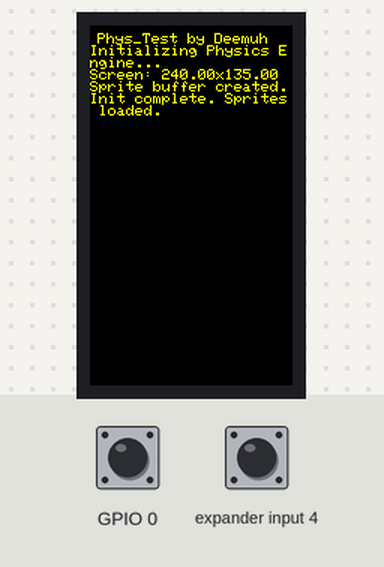
This sketch was run on a simulated ESP32-S3. On the bench: 135×240 colour display. The test bench sets the inputs (shaded band); at power-on: GPIO 0 HIGH, expander input 4 HIGH.

Above: at 0.2 s.
At 1.41 s:
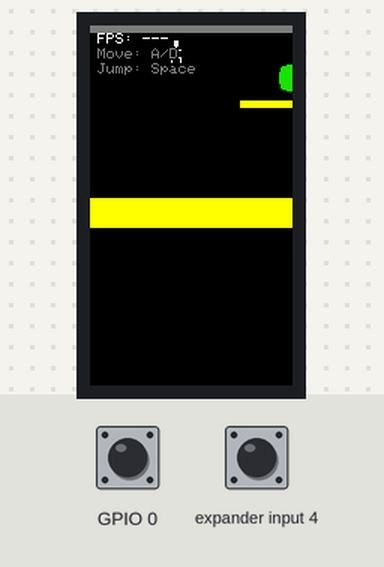
At 2.4 s:
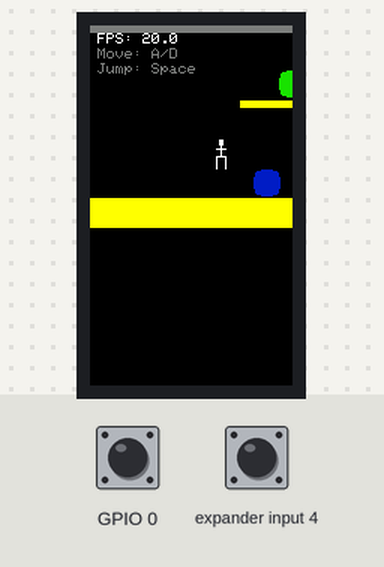
At 3.01 s:
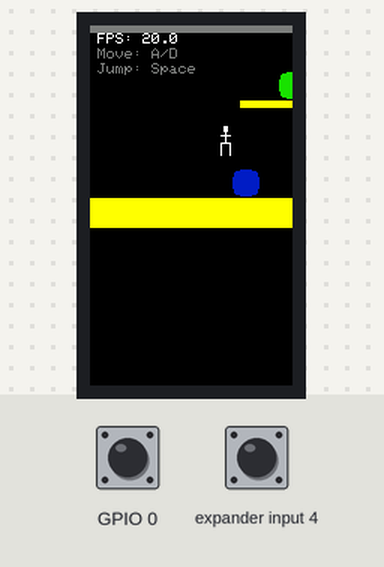
At 3.56 s:
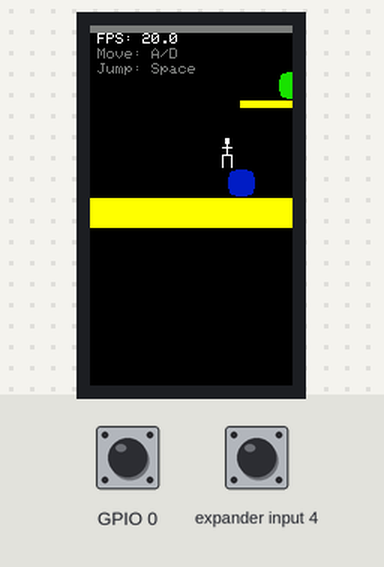
At 8.9 s:
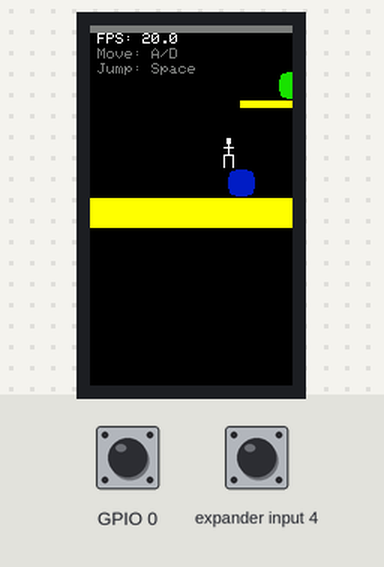

The sketch:

phys_test.ino
```cpp
/**
 * Basic 2D Physics Engine for M5Stack Cardputer with Sprites
 *
 * Features:
 * - Objects represented by graphical sprites (defined as C arrays).
 * - Gravity simulation, Euler integration.
 * - AABB collision detection based on sprite dimensions.
 * - Simple collision resolution.
 * - Keyboard input: Spacebar to jump, A/D to move.
 * - Rendering uses sprite buffering with canvas.pushImage().
 * - DeltaTime calculation, FPS display.
 */

#include <M5Cardputer.h>

// --- Configuration ---
const int MAX_OBJECTS = 10;
const float GRAVITY = 9.8f * 30;
const float MAX_DELTA_TIME = 0.05f;
const float MOVE_FORCE = 350.0f;
const float JUMP_VELOCITY = -200.0f;
const float HORIZONTAL_DAMPING = 0.90f;

// --- Simple Sprite Data (16-bit RGB565 color) ---
// Example: 16x16 White Stickman with Black Outline
const uint16_t sprite_player_data[15 * 20] = {
  0,0,0,0,0,0,WHITE,WHITE,WHITE,0,0,0,0,0,0,
  0,0,0,0,0,0,WHITE,WHITE,WHITE,0,0,0,0,0,0,
  0,0,0,0,0,0,WHITE,WHITE,WHITE,0,0,0,0,0,0,
  0,0,0,0,0,0,WHITE,WHITE,WHITE,0,0,0,0,0,0,
  0,0,0,0,0,0,0,WHITE,0,0,0,0,0,0,0,
  0,0,0,0,0,0,0,WHITE,0,0,0,0,0,0,0,
  0,0,0,0,WHITE,WHITE,WHITE,WHITE,WHITE,WHITE,WHITE,0,0,0,0,
  0,0,0,0,0,0,0,WHITE,0,0,0,0,0,0,0,
  0,0,0,0,0,0,0,WHITE,0,0,0,0,0,0,0,
  0,0,0,0,0,0,0,WHITE,0,0,0,0,0,0,0,
  0,0,0,0,0,0,0,WHITE,0,0,0,0,0,0,0,
  0,0,0,0,WHITE,WHITE,WHITE,WHITE,WHITE,WHITE,WHITE,0,0,0,0,
  0,0,0,0,WHITE,0,0,0,0,0,WHITE,0,0,0,0,
  0,0,0,0,WHITE,0,0,0,0,0,WHITE,0,0,0,0,
  0,0,0,0,WHITE,0,0,0,0,0,WHITE,0,0,0,0,
  0,0,0,0,WHITE,0,0,0,0,0,WHITE,0,0,0,0,
  0,0,0,0,WHITE,0,0,0,0,0,WHITE,0,0,0,0,
  0,0,0,0,WHITE,0,0,0,0,0,WHITE,0,0,0,0,
  0,0,0,0,WHITE,0,0,0,0,0,WHITE,0,0,0,0,
  0,0,0,0,WHITE,0,0,0,0,0,WHITE,0,0,0,0,
};
const int SPRITE_PLAYER_WIDTH = 15;
const int SPRITE_PLAYER_HEIGHT = 20;

// Example: 20x20 Red Circle with Black Outline
const uint16_t sprite_enemy1_data[20 * 20] = {
  0,0,0,0,0,0,BLACK,BLACK,BLACK,BLACK,BLACK,BLACK,BLACK,BLACK,0,0,0,0,0,0,
  0,0,0,BLACK,BLACK,BLACK,RED,RED,RED,RED,RED,RED,RED,RED,BLACK,BLACK,BLACK,0,0,0,
  0,0,BLACK,RED,RED,RED,RED,RED,RED,RED,RED,RED,RED,RED,RED,RED,RED,BLACK,0,0,
  0,BLACK,RED,RED,RED,RED,RED,RED,RED,RED,RED,RED,RED,RED,RED,RED,RED,RED,BLACK,0,
  0,BLACK,RED,RED,RED,RED,RED,RED,RED,RED,RED,RED,RED,RED,RED,RED,RED,RED,BLACK,0,
  0,BLACK,RED,RED,RED,RED,RED,RED,RED,RED,RED,RED,RED,RED,RED,RED,RED,RED,BLACK,0,
  BLACK,RED,RED,RED,RED,RED,RED,RED,RED,RED,RED,RED,RED,RED,RED,RED,RED,RED,RED,BLACK,
  BLACK,RED,RED,RED,RED,RED,RED,RED,RED,RED,RED,RED,RED,RED,RED,RED,RED,RED,RED,BLACK,
  BLACK,RED,RED,RED,RED,RED,RED,RED,RED,RED,RED,RED,RED,RED,RED,RED,RED,RED,RED,BLACK,
  BLACK,RED,RED,RED,RED,RED,RED,RED,RED,RED,RED,RED,RED,RED,RED,RED,RED,RED,RED,BLACK,
  BLACK,RED,RED,RED,RED,RED,RED,RED,RED,RED,RED,RED,RED,RED,RED,RED,RED,RED,RED,BLACK,
  BLACK,RED,RED,RED,RED,RED,RED,RED,RED,RED,RED,RED,RED,RED,RED,RED,RED,RED,RED,BLACK,
  BLACK,RED,RED,RED,RED,RED,RED,RED,RED,RED,RED,RED,RED,RED,RED,RED,RED,RED,RED,BLACK,
  BLACK,RED,RED,RED,RED,RED,RED,RED,RED,RED,RED,RED,RED,RED,RED,RED,RED,RED,RED,BLACK,
  0,BLACK,RED,RED,RED,RED,RED,RED,RED,RED,RED,RED,RED,RED,RED,RED,RED,RED,BLACK,0,
  0,BLACK,RED,RED,RED,RED,RED,RED,RED,RED,RED,RED,RED,RED,RED,RED,RED,RED,BLACK,0,
  0,BLACK,RED,RED,RED,RED,RED,RED,RED,RED,RED,RED,RED,RED,RED,RED,RED,RED,BLACK,0,
  0,0,BLACK,RED,RED,RED,RED,RED,RED,RED,RED,RED,RED,RED,RED,RED,RED,BLACK,0,0,
  0,0,0,BLACK,BLACK,BLACK,RED,RED,RED,RED,RED,RED,RED,RED,BLACK,BLACK,BLACK,0,0,0,
  0,0,0,0,0,0,BLACK,BLACK,BLACK,BLACK,BLACK,BLACK,BLACK,BLACK,0,0,0,0,0,0,
};
const int SPRITE_ENEMY_WIDTH = 20;
const int SPRITE_ENEMY_HEIGHT = 20;

// Example: 20x20 Blue Circle (approximate) with Black Outline
const uint16_t sprite_enemy2_data[20 * 20] = {
  0,0,0,0,0,0,BLACK,BLACK,BLACK,BLACK,BLACK,BLACK,BLACK,BLACK,0,0,0,0,0,0,
  0,0,0,BLACK,BLACK,BLACK,BLUE,BLUE,BLUE,BLUE,BLUE,BLUE,BLUE,BLUE,BLACK,BLACK,BLACK,0,0,0,
  0,0,BLACK,BLUE,BLUE,BLUE,BLUE,BLUE,BLUE,BLUE,BLUE,BLUE,BLUE,BLUE,BLUE,BLUE,BLUE,BLACK,0,0,
  0,BLACK,BLUE,BLUE,BLUE,BLUE,BLUE,BLUE,BLUE,BLUE,BLUE,BLUE,BLUE,BLUE,BLUE,BLUE,BLUE,BLUE,BLACK,0,
  0,BLACK,BLUE,BLUE,BLUE,BLUE,BLUE,BLUE,BLUE,BLUE,BLUE,BLUE,BLUE,BLUE,BLUE,BLUE,BLUE,BLUE,BLACK,0,
  0,BLACK,BLUE,BLUE,BLUE,BLUE,BLUE,BLUE,BLUE,BLUE,BLUE,BLUE,BLUE,BLUE,BLUE,BLUE,BLUE,BLUE,BLACK,0,
  BLACK,BLUE,BLUE,BLUE,BLUE,BLUE,BLUE,BLUE,BLUE,BLUE,BLUE,BLUE,BLUE,BLUE,BLUE,BLUE,BLUE,BLUE,BLUE,BLACK,
  BLACK,BLUE,BLUE,BLUE,BLUE,BLUE,BLUE,BLUE,BLUE,BLUE,BLUE,BLUE,BLUE,BLUE,BLUE,BLUE,BLUE,BLUE,BLUE,BLACK,
  BLACK,BLUE,BLUE,BLUE,BLUE,BLUE,BLUE,BLUE,BLUE,BLUE,BLUE,BLUE,BLUE,BLUE,BLUE,BLUE,BLUE,BLUE,BLUE,BLACK,
  BLACK,BLUE,BLUE,BLUE,BLUE,BLUE,BLUE,BLUE,BLUE,BLUE,BLUE,BLUE,BLUE,BLUE,BLUE,BLUE,BLUE,BLUE,BLUE,BLACK,
  BLACK,BLUE,BLUE,BLUE,BLUE,BLUE,BLUE,BLUE,BLUE,BLUE,BLUE,BLUE,BLUE,BLUE,BLUE,BLUE,BLUE,BLUE,BLUE,BLACK,
  BLACK,BLUE,BLUE,BLUE,BLUE,BLUE,BLUE,BLUE,BLUE,BLUE,BLUE,BLUE,BLUE,BLUE,BLUE,BLUE,BLUE,BLUE,BLUE,BLACK,
  BLACK,BLUE,BLUE,BLUE,BLUE,BLUE,BLUE,BLUE,BLUE,BLUE,BLUE,BLUE,BLUE,BLUE,BLUE,BLUE,BLUE,BLUE,BLUE,BLACK,
  BLACK,BLUE,BLUE,BLUE,BLUE,BLUE,BLUE,BLUE,BLUE,BLUE,BLUE,BLUE,BLUE,BLUE,BLUE,BLUE,BLUE,BLUE,BLUE,BLACK,
  0,BLACK,BLUE,BLUE,BLUE,BLUE,BLUE,BLUE,BLUE,BLUE,BLUE,BLUE,BLUE,BLUE,BLUE,BLUE,BLUE,BLUE,BLACK,0,
  0,BLACK,BLUE,BLUE,BLUE,BLUE,BLUE,BLUE,BLUE,BLUE,BLUE,BLUE,BLUE,BLUE,BLUE,BLUE,BLUE,BLUE,BLACK,0,
  0,BLACK,BLUE,BLUE,BLUE,BLUE,BLUE,BLUE,BLUE,BLUE,BLUE,BLUE,BLUE,BLUE,BLUE,BLUE,BLUE,BLUE,BLACK,0,
  0,0,BLACK,BLUE,BLUE,BLUE,BLUE,BLUE,BLUE,BLUE,BLUE,BLUE,BLUE,BLUE,BLUE,BLUE,BLUE,BLACK,0,0,
  0,0,0,BLACK,BLACK,BLACK,BLUE,BLUE,BLUE,BLUE,BLUE,BLUE,BLUE,BLUE,BLACK,BLACK,BLACK,0,0,0,
  0,0,0,0,0,0,BLACK,BLACK,BLACK,BLACK,BLACK,BLACK,BLACK,BLACK,0,0,0,0,0,0,
};


// --- Helper Structs ---
struct Vec2D { float x = 0.0f; float y = 0.0f; };

// Include sprite info in PhysicsObject
struct PhysicsObject {
    Vec2D position; Vec2D velocity; Vec2D acceleration;
    // Width/Height now refer to the sprite dimensions for drawing & collision AABB
    float width = 16.0f;
    float height = 16.0f;
    float mass = 1.0f;
    float restitution = 0.5f;
    bool isStatic = false;
    const uint16_t* spriteData = nullptr; // Pointer to the sprite pixel data array
};

// --- Global Variables ---
PhysicsObject objects[MAX_OBJECTS];
int objectCount = 0;
float screenWidth = 0, screenHeight = 0;
unsigned long lastUpdateTime = 0;
float deltaTime = 0.0f;
M5Canvas canvas(&M5Cardputer.Display); // Sprite buffer

// --- Function Declarations ---
void updatePhysics();
bool checkAABBCollision(const PhysicsObject& a, const PhysicsObject& b);
void resolveCollision(PhysicsObject& a, PhysicsObject& b);
void checkAndResolveCollisions();
void render();
void handleInput();

// --- Cardputer Setup Function ---
void setup() {
    auto cfg = M5.config();
    M5Cardputer.begin(cfg);

    screenWidth = M5Cardputer.Display.width();
    screenHeight = M5Cardputer.Display.height();
    canvas.createSprite(screenWidth, screenHeight); // Create sprite buffer

    M5Cardputer.Display.setRotation(1);
    M5Cardputer.Display.setBrightness(50);

    // --- Initialize Physics Objects with Sprites ---
    // Controllable Stickman (Player)
    objects[objectCount++] = {
        {50, 10}, {80, 0}, {0, 0},                  // Pos, Vel, Accel
        SPRITE_PLAYER_WIDTH, SPRITE_PLAYER_HEIGHT, // Width, Height (from sprite)
        1.0f, 0.7f,                                // Mass, Restitution
        false,                                     // isStatic
        sprite_player_data                         // Pointer to sprite data
    };
    // Box 1 (Enemy)
    objects[objectCount++] = {
        {150, 75}, {-50, 20}, {0, 0},               // Pos, Vel, Accel
        SPRITE_ENEMY_WIDTH, SPRITE_ENEMY_HEIGHT,   // Width, Height (from sprite)
        2.0f, 0.6f,                                // Mass, Restitution
        false,                                     // isStatic
        sprite_enemy1_data                          // Pointer to sprite data
    };
    // Box 2 (Enemy)
    objects[objectCount++] = {
        {125, 25}, {0, 20}, {0, 0},               // Pos, Vel, Accel
        SPRITE_ENEMY_WIDTH, SPRITE_ENEMY_HEIGHT,   // Width, Height (from sprite)
        2.0f, 0.9f,                                // Mass, Restitution
        false,                                     // isStatic
        sprite_enemy2_data                          // Pointer to sprite data
    };
    // Floor (Represented by a colored rectangle for simplicity)
    objects[objectCount++] = {
        {0, screenHeight - 20}, {0, 0}, {0, 0},
        screenWidth, 20,                           // Width, Height
        10000.0f, 0.6f,
        true,                                      // isStatic
        nullptr                                    // No sprite data needed (will be drawn differently)
    };
    // Platform (A colored rectangle)
    objects[objectCount++] = {
        {100, 50}, {0, 0}, {0, 0},
        100, 5,                                    // Width, Height
        10000.0f, 0.6f,
        true,                                      // isStatic
        nullptr                                    // No sprite data needed (will be drawn differently)
    };
    // Ceiling (Also a colored rectangle)
     objects[objectCount++] = {
        {0, 0}, {0, 0}, {0, 0},
        screenWidth, 5,                            // Width, Height
        10000.0f, 0.6f,
        true,                                      // isStatic
        nullptr                                    // No sprite data needed
    };


    lastUpdateTime = 0;
    // Display init message
    M5Cardputer.Display.fillScreen(BLACK);
    M5Cardputer.Display.setCursor(5,5);
    M5Cardputer.Display.setTextColor(YELLOW, BLACK);
    M5Cardputer.Display.setTextSize(1);
    M5Cardputer.Display.println("Phys_Test by Deemuh");
    M5Cardputer.Display.println("Initializing Physics Engine...");
    M5Cardputer.Display.println("Screen: " + String(screenWidth) + "x" + String(screenHeight));
    M5Cardputer.Display.println("Sprite buffer created.");
    M5Cardputer.Display.println("Init complete. Sprites loaded.");
    delay(1000);
}

// --- Cardputer Loop Function ---
void loop() {
    M5Cardputer.update();
    unsigned long currentTime = millis();
    if (lastUpdateTime == 0) { lastUpdateTime = currentTime; render(); return; }
    deltaTime = (currentTime - lastUpdateTime) / 1000.0f;
    lastUpdateTime = currentTime;
    if (deltaTime > MAX_DELTA_TIME) deltaTime = MAX_DELTA_TIME;
    handleInput();
    updatePhysics();
    checkAndResolveCollisions();
    render();
}

// --- Physics Update Function ---
// (Uses object width/height for boundary checks)
void updatePhysics() {
    for (int i = 0; i < objectCount; ++i) {
        if (objects[i].isStatic) continue;
        objects[i].acceleration.y += GRAVITY;
        objects[i].velocity.x += objects[i].acceleration.x * deltaTime;
        objects[i].velocity.y += objects[i].acceleration.y * deltaTime;
        objects[i].position.x += objects[i].velocity.x * deltaTime;
        objects[i].position.y += objects[i].velocity.y * deltaTime;
        objects[i].acceleration = {0, 0};
        if (objects[i].position.x < 0) { objects[i].position.x = 0; objects[i].velocity.x *= -objects[i].restitution; }
        else if (objects[i].position.x + objects[i].width > screenWidth) { objects[i].position.x = screenWidth - objects[i].width; objects[i].velocity.x *= -objects[i].restitution; }
    }
}

// --- Collision Detection Function (AABB vs AABB) ---
// (Uses object width/height for collision box)
bool checkAABBCollision(const PhysicsObject& a, const PhysicsObject& b) {
    bool cX = a.position.x < b.position.x + b.width && a.position.x + a.width > b.position.x;
    bool cY = a.position.y < b.position.y + b.height && a.position.y + a.height > b.position.y;
    return cX && cY;
}

// --- Collision Resolution Function (Simplified) ---
void resolveCollision(PhysicsObject& a, PhysicsObject& b) {
    if (a.isStatic && b.isStatic) return;
    float cAx = a.position.x + a.width / 2.0f, cAy = a.position.y + a.height / 2.0f;
    float cBx = b.position.x + b.width / 2.0f, cBy = b.position.y + b.height / 2.0f;
    float ovX = (a.width / 2.0f + b.width / 2.0f) - abs(cAx - cBx);
    float ovY = (a.height / 2.0f + b.height / 2.0f) - abs(cAy - cBy);
    if (ovX < ovY) { float s = (cAx < cBx) ? -1.0f : 1.0f; if (a.isStatic) { b.position.x -= ovX * s; b.velocity.x *= -b.restitution; } else if (b.isStatic) { a.position.x += ovX * s; a.velocity.x *= -a.restitution; } else { a.position.x += ovX / 2.0f * s; b.position.x -= ovX / 2.0f * s; float r = (a.restitution + b.restitution) / 2.0f; float t = a.velocity.x; a.velocity.x = b.velocity.x * r; b.velocity.x = t * r; } }
    else { float s = (cAy < cBy) ? -1.0f : 1.0f; if (a.isStatic) { b.position.y -= ovY * s; b.velocity.y *= -b.restitution; b.velocity.x *= 0.9f; } else if (b.isStatic) { a.position.y += ovY * s; a.velocity.y *= -a.restitution; a.velocity.x *= 0.9f; } else { a.position.y += ovY / 2.0f * s; b.position.y -= ovY / 2.0f * s; float r = (a.restitution + b.restitution) / 2.0f; float t = a.velocity.y; a.velocity.y = b.velocity.y * r; b.velocity.y = t * r; } }
}

// --- Function to Check All Object Pairs for Collisions ---
void checkAndResolveCollisions() {
    const int iterations = 2;
    for (int iter = 0; iter < iterations; ++iter) {
        for (int i = 0; i < objectCount; ++i) {
            for (int j = i + 1; j < objectCount; ++j) {
                if (checkAABBCollision(objects[i], objects[j])) { resolveCollision(objects[i], objects[j]); }
            }
        }
    }
}

// --- Input Handling Function ---
void handleInput() {
    int controlledObjectIndex = -1;
    for(int i = 0; i < objectCount; ++i) { if (!objects[i].isStatic) { controlledObjectIndex = i; break; } }
    if (controlledObjectIndex != -1) {
        PhysicsObject& controlledObject = objects[controlledObjectIndex];
        if (M5Cardputer.Keyboard.isKeyPressed(' ')) { if (abs(controlledObject.velocity.y) < 10.0f) { controlledObject.velocity.y = JUMP_VELOCITY; } }
        bool movingHorizontally = false;
        if (M5Cardputer.Keyboard.isKeyPressed('a')) { controlledObject.acceleration.x -= MOVE_FORCE; movingHorizontally = true; }
        if (M5Cardputer.Keyboard.isKeyPressed('d')) { controlledObject.acceleration.x += MOVE_FORCE; movingHorizontally = true; }
        if (!movingHorizontally && abs(controlledObject.velocity.x) > 0.1f) { controlledObject.velocity.x *= HORIZONTAL_DAMPING; }
        if (!movingHorizontally && abs(controlledObject.velocity.x) <= 0.1f) { controlledObject.velocity.x = 0; }
    }
}


// --- Rendering Function ---
void render() {
    // Clear the sprite buffer
    canvas.fillSprite(BLACK);

    // Draw all physics objects onto the sprite
    for (int i = 0; i < objectCount; ++i) {
        // Check if the object has sprite data assigned
        if (objects[i].spriteData != nullptr) {
            // Draw the sprite using pushImage
            canvas.pushImage(
                (int)objects[i].position.x, (int)objects[i].position.y, // Position (top-left)
                (int)objects[i].width, (int)objects[i].height,           // Sprite dimensions
                objects[i].spriteData                                    // Pointer to pixel data
            );
        } else if (objects[i].isStatic) {
            // Special case for static objects without sprites (Floor/Ceiling)
            // Draw them as simple rectangles using placeholder colors
            uint16_t staticColor = (objects[i].position.y == 0) ? DARKGREY : YELLOW; // Ceiling or Floor color
             canvas.fillRect(
                (int)objects[i].position.x, (int)objects[i].position.y,
                (int)objects[i].width, (int)objects[i].height,
                staticColor
            );
        }
        // Add else if needed for other non-sprite dynamic objects
    }

    // Draw FPS counter and instructions onto the sprite
    canvas.setCursor(5, 5);
    canvas.setTextColor(WHITE, BLACK);
    canvas.setTextSize(1);
    if (deltaTime > 0) { canvas.printf("FPS: %.1f", 1.0f / deltaTime); }
    else { canvas.print("FPS: ---"); }
    canvas.setCursor(5, 15);
    canvas.setTextColor(DARKGREY, BLACK);
    canvas.print("Move: A/D");
    canvas.setCursor(5, 25);
    canvas.setTextColor(DARKGREY, BLACK);
    canvas.print("Jump: Space");

    // Push the completed sprite buffer to the actual screen
    canvas.pushSprite(0, 0);
}
```

Measured:
- what the display in image 4 shows lasts 0.4 s, from 3.4 s to 3.8 s
